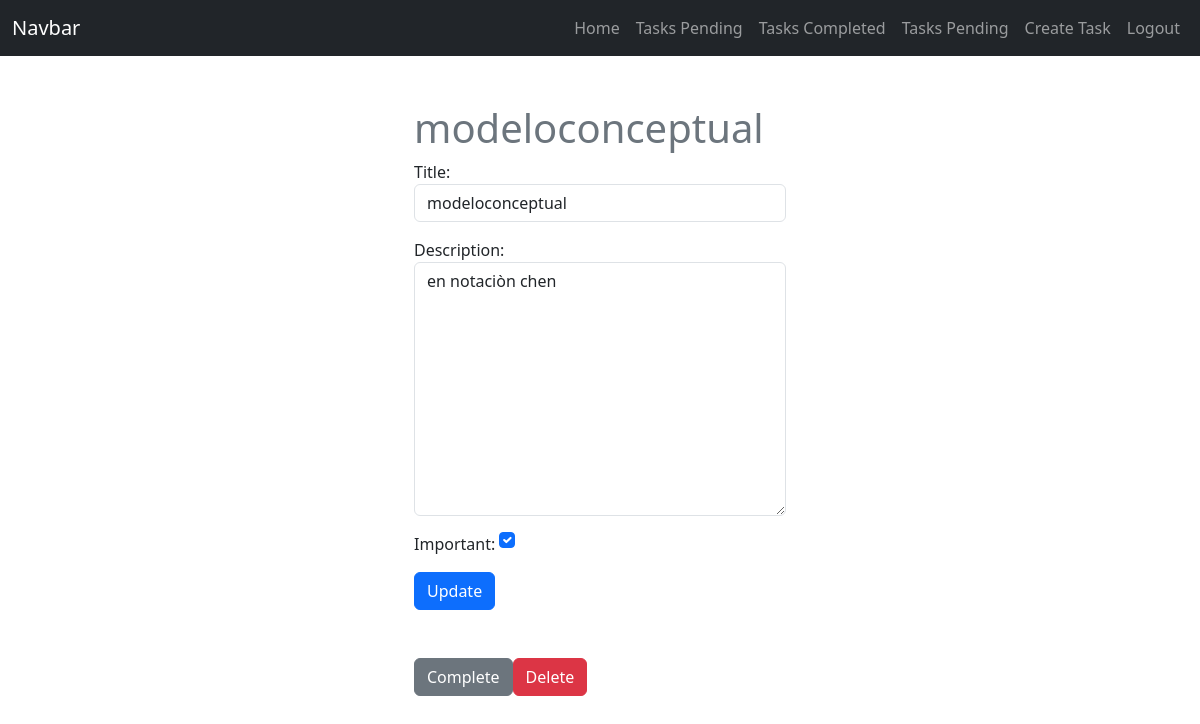
/tasks/6/ (signed in), run on the app's committed database.
### tasks/models.py (models this page shows, shortened)
class Task(models.Model):
    title=models.CharField(max_length=100)
    description = models.TextField(blank=True)
    created=models.DateTimeField(auto_now_add=True)
    datecompleted = models.DateTimeField(null=True,blank=True)
    important=models.BooleanField(default=False)
    user=models.ForeignKey(User,on_delete=models.CASCADE)

### tasks/views.py (the view, shortened to what this page needs)
# urls.py: path('tasks/<int:task_id>/',views.task_detail,name='task_detail'),
@login_required
def task_detail(request, task_id):
   if request.method == 'GET':
        task = get_object_or_404(Task,pk=task_id,user=request.user)
        form = TaskForm(instance=task)
        return render(request,'task_detail.html',{
            'task':task,
            'form':form
            })

### tasks/forms.py
class TaskForm(forms.ModelForm):
    class Meta:
        model = Task
        fields = ['title','description','important']
        widgets = {
            'title':forms.TextInput(attrs={'class':'form-control',
                                           'placeholder':'write a title'}),
            'description':forms.Textarea(attrs={'class':'form-control',
                                           'placeholder':'write a description'}),
            'important':forms.CheckboxInput(attrs={'class':'form-check-input m-auto'}),
        }

### tasks/templates/task_detail.html (shortened to what this page needs)
{% extends 'base.html' %}
{% block content %}
<main class="container">
    <div class="row-">
        <div class="col-md-4 offset-md-4 mt-5">
                <h1 class="text-secondary">{{task.title}}</h1>
                <form method="POST">
                    {{form.as_p}}
                    <button class="btn btn-primary">
                        Update
                    </button>
                </form>
                <div class="d-flex mt-5">
                    <form action="{% url 'complete_task' task.id %}" method="POST">
                        <button class="btn btn-secondary">
                            Complete
                        </button>
                    </form>
                    <form action="{% url 'delete_task' task.id %}" method="POST">
                        <button class="btn btn-danger">
                            Delete
                        </button>
                    </form>
                </div>
        </div>
    </div>
</main>
{% endblock %}

### data on the page
Task: title "modeloconceptual", description "en notaciòn chen", important "☑"
